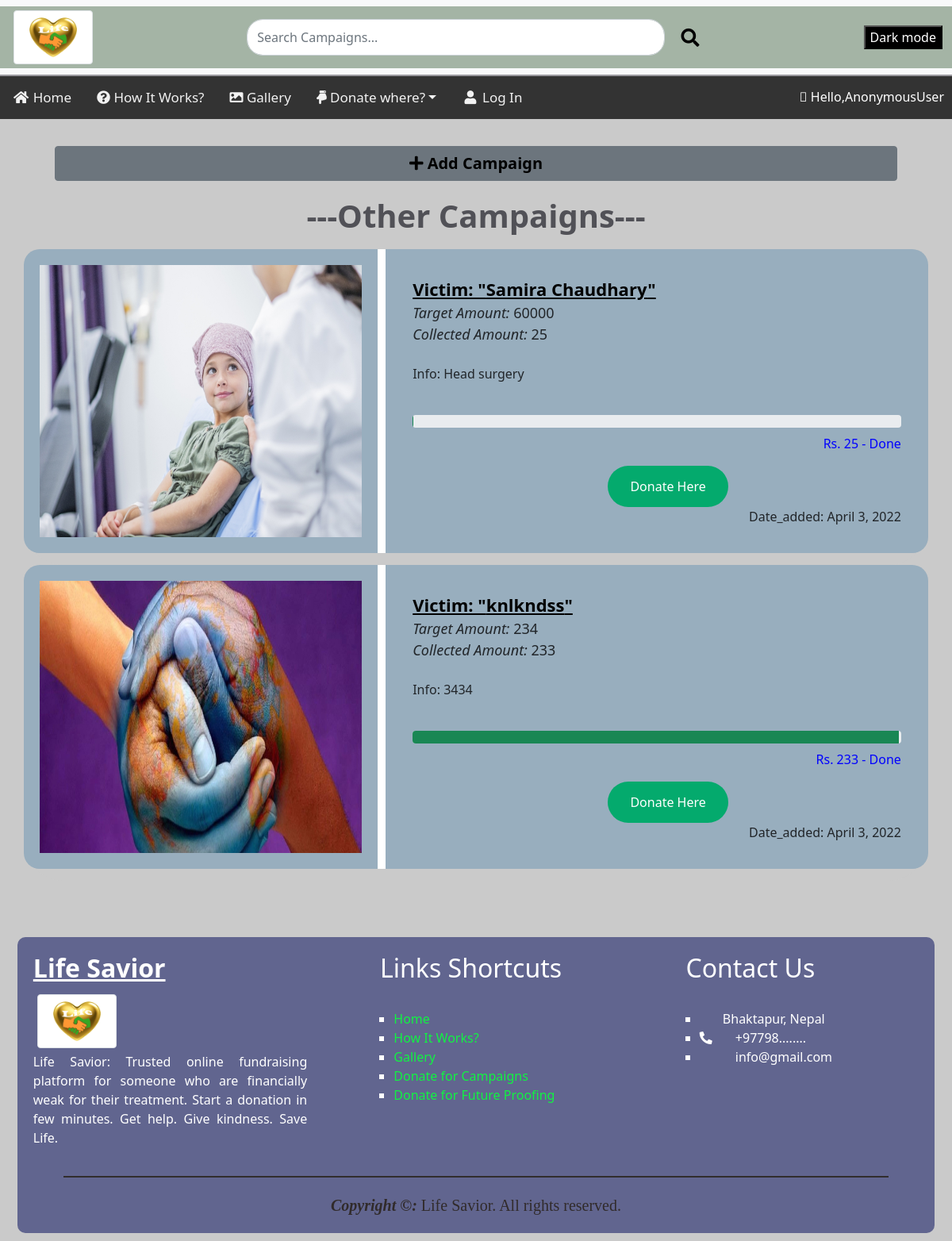
The app's page /othercampaign/ with its own data.
### app/models.py (models this page shows, shortened)
class OtherCampaign(models.Model):
    manager = models.ForeignKey(User, on_delete=models.CASCADE, default=None)
    Name = models.CharField(max_length=30)
    Image = models.ImageField(upload_to='images/')
    Target = models.IntegerField()
    Collected = models.IntegerField()
    Info = models.CharField(max_length=300)
    Date_added = models.DateField(auto_now_add=True)
    class Meta:
        ordering = ['-id']

### app/views.py (the view)
# urls.py: path('othercampaign/', views.othercampaign, name="campaign"),
def othercampaign(request):
    context = {
        'other_campaigns' : OtherCampaign.objects.all(),
    }
    return render(request, 'othercampaign.html', context)

### templates/othercampaign.html (shortened to what this page needs)
{% extends 'navigation.html' %}
{% load static %}
{% block content %}
<link rel="stylesheet" type="text/CSS" href="{% static './CSS/campaign.css' %}">
<div class="add_camp_btn">
  <button type="button" class="btn btn-secondary" style="width: 90%; margin-left: 5%; margin-top: 2%;">
    <a href="{% url 'create' %}" class="add_camp"><b><i class="fas fa-plus"></i>&nbsp;Add Campaign</b></a>
  </button>
</div>
<div style="text-align:center">
  <h1 class="oth_camp"><b>---Other Campaigns---</b></h1>
</div>
{% for other_campaign in other_campaigns %}
<div class="container" style="background-color:#f1f1f1">
  <div class="row">
    <div class="column-33">
      <img src="{% if other_campaign.Image %}
      {{other_campaign.Image.url}}
      {% else %}
      {% static './Images/blank.jpg' %}
      {% endif %}" class="camp_img" alt="App">
    </div>
    <div class="column-66">
      <a href="{% url 'detail' other_campaign.id %}" class="victim"><b><u>Victim: "{{other_campaign.Name}}"</u></b></a>
      <div class="target"><i>Target Amount:</i> {{other_campaign.Target}}</div>
      <div class="target"><i>Collected Amount:</i> {{other_campaign.Collected}}</div>
      <br>
      <p>Info: {{other_campaign.Info}}</p>
      <br>
      <div class="progress">
        <div class="progress-bar bg-success" role="progressbar" aria-valuenow="75"
          aria-valuemin="0" aria-valuemax="100" style="width: 75%"></div>
      </div>
      <div class="progress_text">Rs. {{ other_campaign.Collected }} - Done</div>
      <br>
      <br>
      <a href="{% url 'khaltirequest' other_campaign.id %}"><button class="button donate_here">Donate Here</button></a>
      <br>
      <div style="float: right;">Date_added: {{other_campaign.Date_added}}</div>
    </div>
    <br>
  </div>
</div>
{% endfor %}
{% endblock content %}

### static/CSS/style.css (style rules this page uses)
body { padding: 10px; }

### static/CSS/campaign.css (style rules this page uses)
.add_camp_btn { margin-top: 150px; }
.add_camp { text-decoration: none; color: rgb(0, 0, 0); font-size: 20px; }
.oth_camp { padding-top: 20px; padding-bottom: 10px; color: rgb(81, 81, 87); }
body { margin: 0; background-color: rgb(202, 202, 202); }
.container { border-bottom: 15px solid rgb(202, 202, 202); border-radius: 50px; }
.row { background-color: rgb(152, 174, 190); border-radius: 20px; }
.row:after { content: ""; display: table; clear: both }
.column-66 { width: 60%; padding: 3%; vertical-align: middle; }
.column-33 { float: left; width: 40%; padding: 20px; border-right: 10px solid rgb(255, 255, 255); }
.button { margin-left: 40%; border: none; padding: 14px 28px; border-radius: 40px; cursor: pointer; background-color: #04AA6D; }
.donate_here { text-decoration: none; color: white; font-size: 16px; }
.camp_img { display: block; height: 100%; max-width: 100%; }
.victim { font-size: 22px; text-decoration: none; color: rgb(0, 0, 0); }
.target { font-size: 18px; }
.progress_text { float: right; color: blue; padding-top: 8px; }

### records on screen
OtherCampaign: Image (picture), Name "Samira Chaudhary", Target "60000", Collected "25", Info "Head surgery", Date_added "April 3, 2022"
OtherCampaign: Image (picture), Name "knlkndss", Target "234", Collected "233", Info "3434", Date_added "April 3, 2022"

### other values on screen
{{ request.user }} "AnonymousUser"
